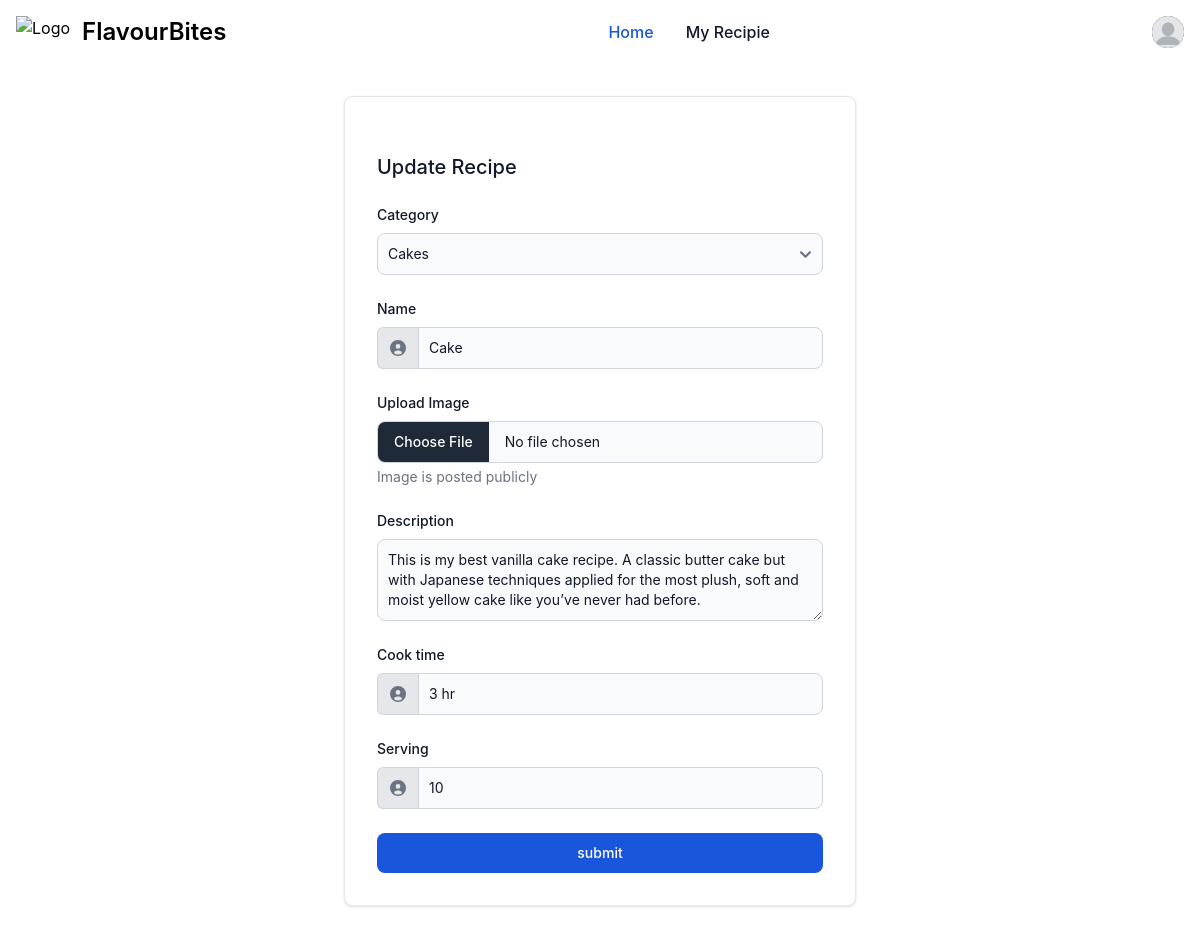
The page /recipe/update/1/ (signed in) on the database its author committed.
### user_profile/models.py (models this page shows, shortened)
class Profile(models.Model):
    MALE='M'
    FEMALE='F'
    OTHERS='O'
    GENDER_choices=[
        (MALE,'Male'),
        (FEMALE,'Female'),
        (OTHERS,'Others'),
    ]
    user=models.OneToOneField(User,on_delete=models.CASCADE)
    image=models.ImageField(upload_to='profile_images',default='default_profile_image.jpg')
    gender=models.CharField(max_length=20,choices=GENDER_choices,default=OTHERS)

### recipe/models.py (models this page shows, shortened)
class Recipe(models.Model):
    category = models.ForeignKey(Category,on_delete=models.CASCADE,related_name='category')
    created_by = models.ForeignKey(User,on_delete=models.CASCADE,related_name='created_by')
    name = models.CharField(max_length=100)
    image = models.ImageField(upload_to='receipe_image',default='default_recipe_image.svg',blank=True,null=True)
    description=models.TextField()
    cook_time = models.CharField(max_length=100)
    serving = models.CharField(max_length=100)
    created_at = models.DateTimeField(auto_now_add=True)
    updated_at =models.DateTimeField(auto_now=True)

### recipe/views.py (the view)
# urls.py: path('update/<int:recipe_primary_key>/',views.update_recipe,name='update_recipe'),
@login_required
def update_recipe(request, recipe_primary_key):
    recipe = get_object_or_404(Recipe, pk=recipe_primary_key, created_by=request.user)
    if request.method == 'POST':
        form = RecipeForm(request.POST, request.FILES, instance=recipe)
        if form.is_valid():
            form.save()
            messages.success(request, "Recipe updated successfully!!")
    else:
        form = RecipeForm(instance=recipe)
    return render(request, 'recipe/form.html', {
        'title': "Update Recipe",
        'form': form,
    })

### recipe/forms.py
class RecipeForm(forms.ModelForm):
    class Meta:
        model = Recipe
        fields = ('category', 'name', 'image', 'description', 'cook_time', 'serving')
        widgets = {
           'category': forms.Select(attrs={
              'class': SELECT_AREA,
            }),
            'name': forms.TextInput(attrs={
               'class': INPUT_CLASSES,
            }),
            'image': forms.FileInput(attrs={
               'class': FOR_IMAGE,
            }),
            'description': forms.Textarea(attrs={
               'class': TEXT_AREA,
               'placeholder': 'Enter description',
               'rows':'3',
            }),
            'cook_time': forms.TextInput(attrs={
                'class': INPUT_CLASSES,
               'placeholder': 'Enter cooking time'
            }),
            'serving': forms.TextInput(attrs={
                'class': INPUT_CLASSES,
               'placeholder': 'Enter how many people it can serve'
            }),
        }

### recipe/models.py (called while the page is built)
    def __str__(self):
        return self.name

### recipe/templates/recipe/form.html (shortened to what this page needs)
{% extends 'core/base.html' %}
{% block content %}
<section class="flex justify-center py-8">
    <div class="w-full max-w-lg p-6 bg-white border border-gray-200 rounded-lg shadow sm:p-6 md:p-8 dark:bg-gray-800 dark:border-gray-700">
        <form class="space-y-6" action="." method="post" enctype="multipart/form-data">
            <h5 class="text-xl font-medium text-gray-900 dark:text-white">{{ title }}</h5>
            {% for field in form %}
                {% if field.name == 'category' %}
                <div class="my-2">
                    <label for="{{ field.id_for_label }}" class="block mb-2 text-sm font-medium text-gray-900 dark:text-white">{{field.label}}</label>
                    {{field}}
                </div>
                {% endif %}
                {% if field.name == 'name' %}
                <div class="my-2">
                    <label for="{{ field.id_for_label }}" class="block mb-2 text-sm font-medium text-gray-900 dark:text-white">{{field.label}}</label>
                    <div class="flex">
                        <span class="inline-flex items-center px-3 text-sm text-gray-900 bg-gray-200 border border-e-0 border-gray-300 rounded-s-md dark:bg-gray-600 dark:text-gray-400 dark:border-gray-600">
                        </span>
                        {{field}}
                    </div>
                </div>
                {% endif %}
                {% if field.name == 'image' %}
                <div class="my-2">
                    <label for="{{ field.id_for_label }}" class="block mb-2 text-sm font-medium text-gray-900 dark:text-white">Upload {{field.label}}</label>
                    {{field}}
                    <div class="mt-1 text-sm text-gray-500 dark:text-gray-300" id="user_avatar_help">Image is posted publicly</div>
                </div>
                {% endif %}
                {% if field.name == 'description' %}
                <div class="my-2">
                    <label for="{{ field.id_for_label }}" class="block mb-2 text-sm font-medium text-gray-900 dark:text-white">{{field.label}}</label>
                    {{field}}
                </div>
                {% endif %}
                {% if field.name == 'cook_time' %}
                <div class="my-2">
                    <label for="{{ field.id_for_label }}" class="block mb-2 text-sm font-medium text-gray-900 dark:text-white">{{field.label}}</label>
                    <div class="flex">
                        <span class="inline-flex items-center px-3 text-sm text-gray-900 bg-gray-200 border border-e-0 border-gray-300 rounded-s-md dark:bg-gray-600 dark:text-gray-400 dark:border-gray-600">
                        </span>
                        {{field}}
                    </div>
                </div>
                {% endif %}
                {% if field.name == 'serving' %}
                <div class="my-2">
                    <label for="{{ field.id_for_label }}" class="block mb-2 text-sm font-medium text-gray-900 dark:text-white">{{field.label}}</label>
                    <div class="flex">
                        <span class="inline-flex items-center px-3 text-sm text-gray-900 bg-gray-200 border border-e-0 border-gray-300 rounded-s-md dark:bg-gray-600 dark:text-gray-400 dark:border-gray-600">
                        </span>
                        {{field}}
                    </div>
                </div>
                {% endif %}
            {% endfor %}
            <button type="submit" class="w-full text-white bg-blue-700 hover:bg-blue-800 focus:ring-4 focus:outline-none focus:ring-blue-300 font-medium rounded-lg text-sm px-5 py-2.5 text-center dark:bg-blue-600 dark:hover:bg-blue-700 dark:focus:ring-blue-800">submit</button>
        </form>
    </div>
</section>
{% endblock %}

### core/templates/core/base.html (shortened to what this page needs)
<!DOCTYPE html>
<html lang="en">
<head>
    <link href="https://cdnjs.cloudflare.com/ajax/libs/flowbite/2.3.0/flowbite.min.css"  rel="stylesheet" />
</head>
<body>
    {% if request.user.is_authenticated %}
        <nav class="bg-white border-gray-200 dark:bg-gray-900">
            <div class="max-w-screen-xl flex flex-wrap items-center justify-between mx-auto p-4">
            <a href="" class="flex items-center space-x-3 rtl:space-x-reverse">
                <img src="https://flowbite.com/docs/images/logo.svg" class="h-8" alt="Logo" />
                <span class="self-center text-2xl font-semibold whitespace-nowrap dark:text-white">FlavourBites</span>
            </a>
            <div class="flex items-center md:order-2 space-x-3 md:space-x-0 rtl:space-x-reverse">
                <button type="button" class="flex text-sm bg-gray-800 rounded-full md:me-0 focus:ring-4 focus:ring-gray-300 dark:focus:ring-gray-600" id="user-menu-button" aria-expanded="false" data-dropdown-toggle="user-dropdown" data-dropdown-placement="bottom">
                <img class="w-8 h-8 rounded-full" src="{{ request.user.profile.image.url}}" alt="{{request.user.first_name}}{{request.user.last_name}}photo">
                </button>
            </div>
            <div class="items-center justify-between hidden w-full md:flex md:w-auto md:order-1" id="navbar-user">
            <ul class="flex flex-col font-medium p-4 md:p-0 mt-4 border border-gray-100 rounded-lg bg-gray-50 md:space-x-8 rtl:space-x-reverse md:flex-row md:mt-0 md:border-0 md:bg-white dark:bg-gray-800 md:dark:bg-gray-900 dark:border-gray-700">
                <li>
                <a href="{% url 'recipe:view_recipes' %}" class="block py-2 px-3 text-white bg-blue-700 rounded md:bg-transparent md:text-blue-700 md:p-0 md:dark:text-blue-500" aria-current="page">Home</a>
                </li>
                <li>
                <a href="{% url 'recipe:view_user_recipes' %}" class="block py-2 px-3 text-gray-900 rounded hover:bg-gray-100 md:hover:bg-transparent md:hover:text-blue-700 md:p-0 dark:text-white md:dark:hover:text-blue-500 dark:hover:bg-gray-700 dark:hover:text-white md:dark:hover:bg-transparent dark:border-gray-700">My Recipie</a>
                </li>
            </ul>
            </div>
            </div>
        </nav>
    {% endif %}
    {% block content %}
    {% endblock %}
</body>
</html>

### rows shown on the page
Recipe: form "Cakes", form "Cake", form "This is my best vanilla cake recipe. A classic butter cake but with Japanese techniques applied for the most plush, soft and moist yellow cake like you’ve never had before.", form "3 hr", form "10"

### other values the page prints
{{ title }} "Update Recipe"
{{ field.label }} "Category"
{{ field.label }} "Name"
{{ field.label }} "Image"
{{ field.label }} "Description"
{{ field.label }} "Cook time"
{{ field.label }} "Serving"
